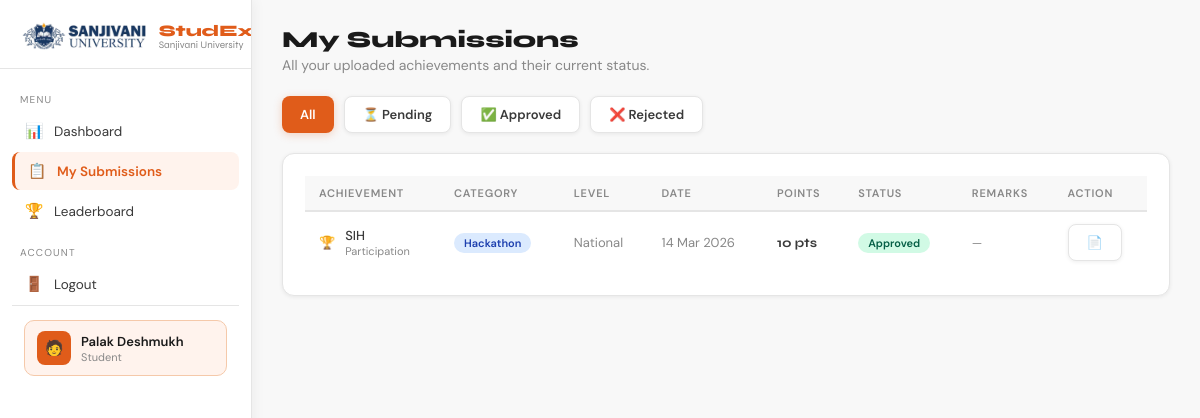
Screenshot of /student/submissions/ (signed in) with the database file from the repository.
### spms/models.py (models this page shows, shortened)
class User(AbstractUser):
    ROLE_CHOICES = [
        ('student', 'Student'),
        ('faculty', 'Faculty'),
        ('admin', 'Admin'),
    ]
    role = models.CharField(max_length=10, choices=ROLE_CHOICES, default='student')
    enrollment_no = models.CharField(max_length=20, blank=True, null=True, unique=True)
    department = models.CharField(max_length=100, blank=True)
    phone = models.CharField(max_length=15, blank=True)
    profile_pic = models.ImageField(upload_to='profiles/', blank=True, null=True)

class Achievement(models.Model):
    CATEGORY_CHOICES = [
        ('hackathon', 'Hackathon'),
        ('research', 'Research Paper'),
        ('patent', 'Patent'),
        ('certificate', 'Certificate'),
    ]
    LEVEL_CHOICES = [
        ('international', 'International'),
        ('national', 'National'),
        ('state', 'State'),
        ('college', 'College'),
    ]
    RESULT_CHOICES = [
        ('winner', 'Winner'),
        ('runner_up', 'Runner Up'),
        ('participation', 'Participation'),
        ('published_indexed', 'Published (Indexed)'),
        ('published_conference', 'Published (Conference)'),
        ('granted', 'Granted'),
        ('filed', 'Filed'),
        ('premium', 'Premium (AWS/Google/MS)'),
        ('standard', 'Standard (NPTEL/Coursera)'),
    ]
    STATUS_CHOICES = [
        ('pending', 'Pending'),
        ('approved', 'Approved'),
        ('rejected', 'Rejected'),
    ]
    student = models.ForeignKey(
        User, on_delete=models.CASCADE, related_name='achievements',
        limit_choices_to={'role': 'student'}
    )
    title = models.CharField(max_length=200)
    category = models.CharField(max_length=20, choices=CATEGORY_CHOICES)
    level = models.CharField(max_length=20, choices=LEVEL_CHOICES, default='national')
    result = models.CharField(max_length=30, choices=RESULT_CHOICES)
    description = models.TextField(blank=True)
    proof_document = models.FileField(
        upload_to='proofs/',
        validators=[FileExtensionValidator(['pdf', 'jpg', 'jpeg', 'png'])],
        blank=True, null=True
    )
    date_of_achievement = models.DateField()
    submitted_at = models.DateTimeField(auto_now_add=True)
    status = models.CharField(max_length=10, choices=STATUS_CHOICES, default='pending')
    points_awarded = models.PositiveIntegerField(default=0)
    reviewed_by = models.ForeignKey(
        User, on_delete=models.SET_NULL, null=True, blank=True,
        related_name='reviewed_achievements', limit_choices_to={'role__in': ['faculty', 'admin']}
    )
    reviewed_at = models.DateTimeField(null=True, blank=True)
    faculty_remarks = models.TextField(blank=True)
    class Meta:
        ordering = ['-submitted_at']
    def get_category_icon(self):
        icons = {
            'hackathon': '🏆',
            'research': '📄',
            'patent': '💡',
            'certificate': '🎓',
        }
        return icons.get(self.category, '📋')

### spms/views.py (the view)
# urls.py: path('student/submissions/', views.my_submissions, name='my_submissions'),
@login_required
def my_submissions(request):
    if request.user.role != 'student':
        return HttpResponseForbidden()
    achievements = request.user.achievements.all()
    status_filter = request.GET.get('status', '')
    if status_filter:
        achievements = achievements.filter(status=status_filter)
    return render(request, 'spms/my_submissions.html', {
        'achievements': achievements,
        'status_filter': status_filter
    })

### spms/templates/spms/my_submissions.html (shortened to what this page needs)
{% extends 'spms/base.html' %}
{% block sidebar %}
<aside class="sidebar">
  <div class="sidebar-header"><div class="sidebar-logo"><img src="/static/spms/img/sanjivani_logo.jpeg" alt="Sanjivani"/><div class="logo-text"><span class="logo-main">StudExa</span><span class="logo-sub">Sanjivani University</span></div></div></div>
  <div class="sidebar-nav"><div class="sidebar-section">Menu</div>
  <a class="nav-item" href="{% url 'student_dashboard' %}"><span class="ni">📊</span>Dashboard</a>
  <a class="nav-item active" href="{% url 'my_submissions' %}"><span class="ni">📋</span>My Submissions</a>
  <a class="nav-item" href="{% url 'leaderboard' %}"><span class="ni">🏆</span>Leaderboard</a>
  <div class="sidebar-section">Account</div>
  <a class="nav-item" href="{% url 'logout' %}"><span class="ni">🚪</span>Logout</a>
  <div class="sidebar-bottom">
    <div class="user-chip">
      <div class="user-av">🧑</div>
      <div>
        <div class="user-name">{{ request.user.get_full_name|default:request.user.username }}</div>
        <div class="user-role">Student</div>
      </div>
    </div>
  </div>
</aside>
{% endblock %}
{% block content %}
<div class="page-header">
  <h1>My Submissions</h1>
  <p>All your uploaded achievements and their current status.</p>
</div>
<div style="display:flex;gap:10px;margin-bottom:20px;flex-wrap:wrap">
  <a href="{% url 'my_submissions' %}" class="btn {% if not status_filter %}btn-primary{% else %}btn-outline{% endif %}">All</a>
  <a href="?status=pending" class="btn {% if status_filter == 'pending' %}btn-primary{% else %}btn-outline{% endif %}">⏳ Pending</a>
  <a href="?status=approved" class="btn {% if status_filter == 'approved' %}btn-primary{% else %}btn-outline{% endif %}">✅ Approved</a>
  <a href="?status=rejected" class="btn {% if status_filter == 'rejected' %}btn-primary{% else %}btn-outline{% endif %}">❌ Rejected</a>
</div>
<div class="card">
  <table class="data-table">
    <thead>
      <tr>
        <th>Achievement</th>
        <th>Category</th>
        <th>Level</th>
        <th>Date</th>
        <th>Points</th>
        <th>Status</th>
        <th>Remarks</th>
        <th>Action</th>
      </tr>
    </thead>
    <tbody>
      {% for ach in achievements %}
      <tr>
        <td>
          <div style="display:flex;align-items:center;gap:10px">
            <span>{{ ach.get_category_icon }}</span>
            <div>
              <div style="font-weight:500">{{ ach.title }}</div>
              <div style="font-size:11px;color:var(--muted)">{{ ach.get_result_display }}</div>
            </div>
          </div>
        </td>
        <td><span class="badge badge-{{ ach.category }}">{{ ach.get_category_display }}</span></td>
        <td style="color:var(--muted)">{{ ach.get_level_display }}</td>
        <td style="color:var(--muted)">{{ ach.date_of_achievement|date:"d M Y" }}</td>
        <td style="font-family:var(--font-head);font-weight:700;color:{% if ach.status == 'approved' %}var(--accent){% else %}var(--muted){% endif %}">
          {% if ach.status == 'approved' %}{{ ach.points_awarded }} pts{% else %}—{% endif %}
        </td>
        <td><span class="badge badge-{{ ach.status }}">{{ ach.get_status_display }}</span></td>
        <td style="color:var(--muted);font-size:12px;max-width:160px">{{ ach.faculty_remarks|default:"—" }}</td>
        <td>
          {% if ach.proof_document %}
          <a href="{{ ach.proof_document.url }}" target="_blank" class="btn btn-outline">📄</a>
          {% endif %}
        </td>
      </tr>
      {% empty %}
      <tr><td colspan="8" style="text-align:center;padding:40px;color:var(--muted)">No submissions found.</td></tr>
      {% endfor %}
    </tbody>
  </table>
</div>
{% endblock %}

### spms/templates/spms/base.html (style rules this page uses)
:root { --bg:#f8f8f8;--surface:#ffffff;--surface2:#fff3ed; --orange:#e05c1a;--orange-dark:#c44d12;--orange-light:#fff3ed;--orange-border:#f5c9aa; --gold:#d97706;--green:#059669;--red:#dc2626; --text:#1a1a1a;--text2:#3a3a3a;--muted:#888888;--border:#e5e5e5; --font-head:'Syne',sans-serif;--font-body:'DM Sans',sans-serif; --sidebar:252px; --shadow:0 1px 4px rgba(0,0,0,0.07); --shadow-md:0 4px 18px rgba(224,92,26,0.12); }
*,*::before,*::after { box-sizing:border-box;margin:0;padding:0 }
html { scroll-behavior:smooth }
body { background:var(--bg);color:var(--text2);font-family:var(--font-body);font-size:15px;min-height:100vh }
a { text-decoration:none;color:inherit }
.sidebar { width:var(--sidebar);background:#ffffff;border-right:1px solid var(--border);display:flex;flex-direction:column;position:fixed;height:100vh;z-index:50;overflow-y:auto;box-shadow:2px 0 12px rgba(0,0,0,0.05) }
.sidebar-header { padding:18px 20px 14px;border-bottom:1px solid var(--border) }
.sidebar-logo { font-family:var(--font-head);font-weight:800;font-size:20px;display:flex;align-items:center;gap:10px;color:var(--text) }
.sidebar-logo img { height:36px;width:auto;object-fit:contain }
.sidebar-logo .logo-text { display:flex;flex-direction:column;line-height:1 }
.sidebar-logo .logo-main { font-size:16px;font-weight:800;color:var(--orange) }
.sidebar-logo .logo-sub { font-size:10px;color:var(--muted);font-weight:400;margin-top:1px }
.sidebar-nav { padding:8px 12px;flex:1 }
.sidebar-section { font-size:10px;letter-spacing:0.12em;text-transform:uppercase;color:var(--muted);margin:16px 8px 6px }
.nav-item { display:flex;align-items:center;gap:10px;padding:9px 12px;border-radius:8px;font-size:13.5px;color:var(--text2);cursor:pointer;transition:all 0.15s;margin-bottom:2px }
.nav-item.active { background:var(--orange-light);color:var(--orange);font-weight:600;border-left:3px solid var(--orange) }
.nav-item .ni { font-size:15px;width:20px;text-align:center;flex-shrink:0 }
.sidebar-bottom { margin-top:auto;padding:14px 12px;border-top:1px solid var(--border) }
.user-chip { display:flex;align-items:center;gap:10px;padding:10px 12px;border-radius:10px;background:var(--orange-light);border:1px solid var(--orange-border);transition:all 0.15s;cursor:pointer }
.user-av { width:34px;height:34px;border-radius:8px;flex-shrink:0;background:var(--orange);display:flex;align-items:center;justify-content:center;font-size:15px }
.user-name { font-size:13px;font-weight:600;color:var(--text);white-space:nowrap;overflow:hidden;text-overflow:ellipsis }
.user-role { font-size:11px;color:var(--muted) }
.page-header { margin-bottom:22px }
.page-header h1 { font-family:var(--font-head);font-size:23px;font-weight:800;color:var(--text) }
.page-header p { color:var(--muted);font-size:14px;margin-top:3px }
.card { background:#fff;border:1px solid var(--border);border-radius:12px;padding:22px;box-shadow:var(--shadow) }
.badge { display:inline-flex;align-items:center;padding:3px 10px;border-radius:999px;font-size:11px;font-weight:600 }
.badge-approved { background:#d1fae5;color:#065f46 }
.badge-hackathon { background:#dbeafe;color:#1e40af }
.btn { display:inline-flex;align-items:center;gap:6px;padding:9px 18px;border-radius:8px;font-size:13px;font-weight:600;cursor:pointer;border:none;transition:all 0.15s }
.btn-primary { background:var(--orange);color:#fff;box-shadow:0 2px 8px rgba(224,92,26,0.25) }
.btn-outline { background:#fff;color:var(--text2);border:1px solid var(--border);box-shadow:var(--shadow) }
.data-table { width:100%;border-collapse:collapse }
.data-table th { text-align:left;font-size:11px;letter-spacing:0.07em;text-transform:uppercase;color:var(--muted);padding:10px 14px;font-weight:600;background:var(--bg) }
.data-table thead tr { border-bottom:2px solid var(--border) }
.data-table tbody tr { border-bottom:1px solid var(--border);transition:background 0.12s }
.data-table tbody tr:last-child { border-bottom:none }
.data-table td { padding:12px 14px;font-size:13px;vertical-align:middle }

### rows the page displays
User: user.get_full_name "Palak Deshmukh"
Achievement: get_category_icon "🏆", title "SIH", result "Participation", category "Hackathon", level "National", date_of_achievement "14 Mar 2026", points_awarded "10", status "Approved", faculty_remarks "—"
